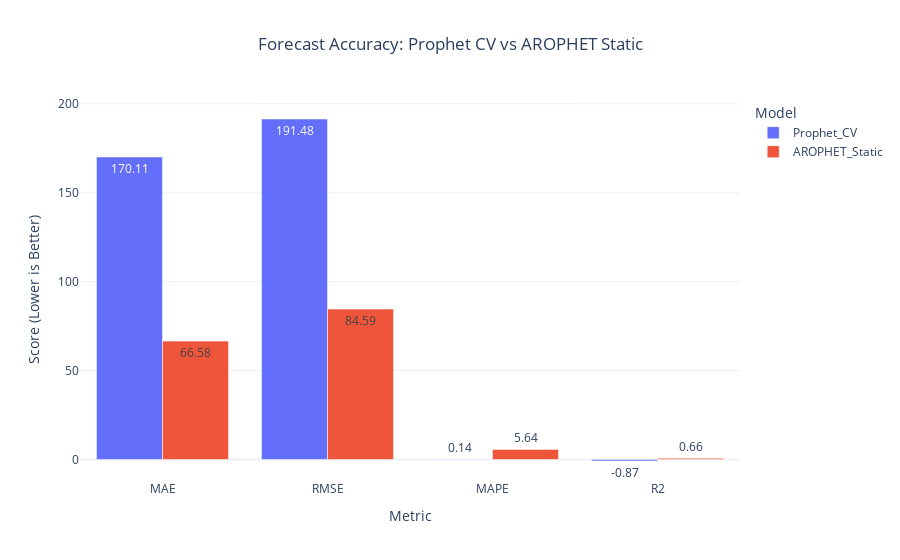

Notebook source saved alongside this figure:
### Code cell
from prophet.diagnostics import cross_validation, performance_metrics
from sklearn.metrics import r2_score
import plotly.express as px
import pandas as pd

# --- Step 1: Run Prophet cross-validation ---
df_cv = cross_validation(
    m,
    initial='1460 days',     # 4 years of training data
    period='180 days',       # retrain every 6 months
    horizon='365 days'       # 1-year forecast horizon
)
df_p = performance_metrics(df_cv)

# --- Step 2: Manually compute R² for Prophet CV ---
prophet_cv_r2 = r2_score(df_cv['y'], df_cv['yhat'])

# --- Step 3: Create comparison DataFrame ---
comparison_df = pd.DataFrame({
    'Metric': ['MAE', 'RMSE', 'MAPE', 'R2'],
    'Prophet_CV': [
        df_p['mae'].mean(),
        df_p['rmse'].mean(),
        df_p['mape'].mean(),
        prophet_cv_r2
    ],
    'AROPHET_Static': [
        accuracy_df.loc[1, 'MAE'],
        accuracy_df.loc[1, 'RMSE'],
        accuracy_df.loc[1, 'MAPE'],
        accuracy_df.loc[1, 'R2']
    ]
})

# --- Step 4: Prepare long-form DataFrame for Plotly ---
plot_df = comparison_df.melt(
    id_vars='Metric',
    var_name='Model',
    value_name='Score'
)

# --- Step 5: Create grouped bar chart using Plotly ---
fig = px.bar(
    plot_df,
    x='Metric',
    y='Score',
    color='Model',
    barmode='group',
    text_auto='.2f',
    title='Forecast Accuracy: Prophet CV vs AROPHET Static',
    labels={'Score': 'Error Metric'}
)

fig.update_layout(
    yaxis_title='Score (Lower is Better)',
    xaxis_title='Metric',
    title_x=0.5,
    template='plotly_white'
)
fig.show()

### Figure 1 — Plotly figure (JSON) as saved in the notebook; plotly's stock layout.template omitted (floating-point values rounded to 4 significant figures)
{"data": [{"alignmentgroup": "True", "hovertemplate": "Model=Prophet_CV<br>Metric=%{x}<br>Error Metric=%{y}<extra></extra>", "legendgroup": "Prophet_CV", "marker": {"color": "#636efa", "pattern": {"shape": ""}}, "name": "Prophet_CV", "offsetgroup": "Prophet_CV", "orientation": "v", "showlegend": true, "textposition": "auto", "texttemplate": "%{y:.2f}", "type": "bar", "x": ["MAE", "RMSE", "MAPE", "R2"], "xaxis": "x", "y": [170.1, 191.5, 0.1437, -0.8656], "yaxis": "y"}, {"alignmentgroup": "True", "hovertemplate": "Model=AROPHET_Static<br>Metric=%{x}<br>Error Metric=%{y}<extra></extra>", "legendgroup": "AROPHET_Static", "marker": {"color": "#EF553B", "pattern": {"shape": ""}}, "name": "AROPHET_Static", "offsetgroup": "AROPHET_Static", "orientation": "v", "showlegend": true, "textposition": "auto", "texttemplate": "%{y:.2f}", "type": "bar", "x": ["MAE", "RMSE", "MAPE", "R2"], "xaxis": "x", "y": [66.58, 84.59, 5.638, 0.6601], "yaxis": "y"}], "layout": {"barmode": "group", "legend": {"title": {"text": "Model"}, "tracegroupgap": 0}, "title": {"text": "Forecast Accuracy: Prophet CV vs AROPHET Static", "x": 0.5}, "xaxis": {"anchor": "y", "domain": [0, 1], "title": {"text": "Metric"}}, "yaxis": {"anchor": "x", "domain": [0, 1], "title": {"text": "Score (Lower is Better)"}}}}
